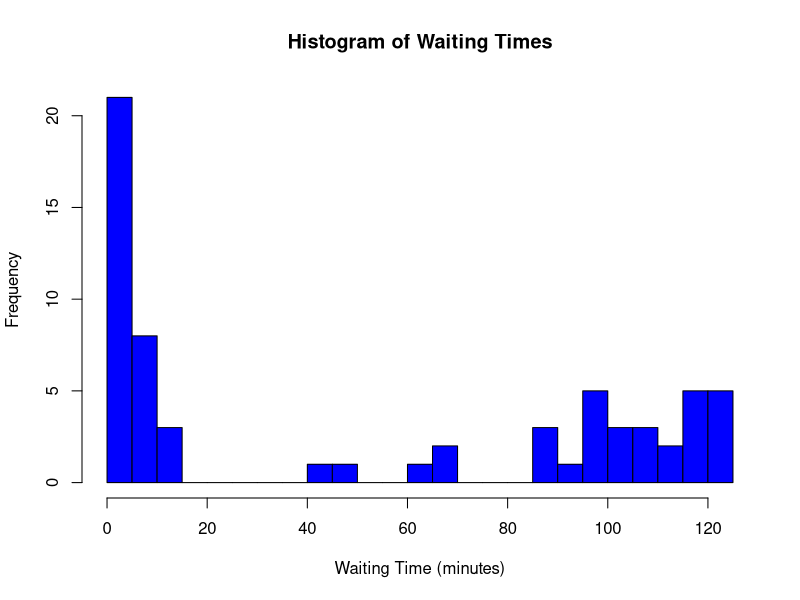
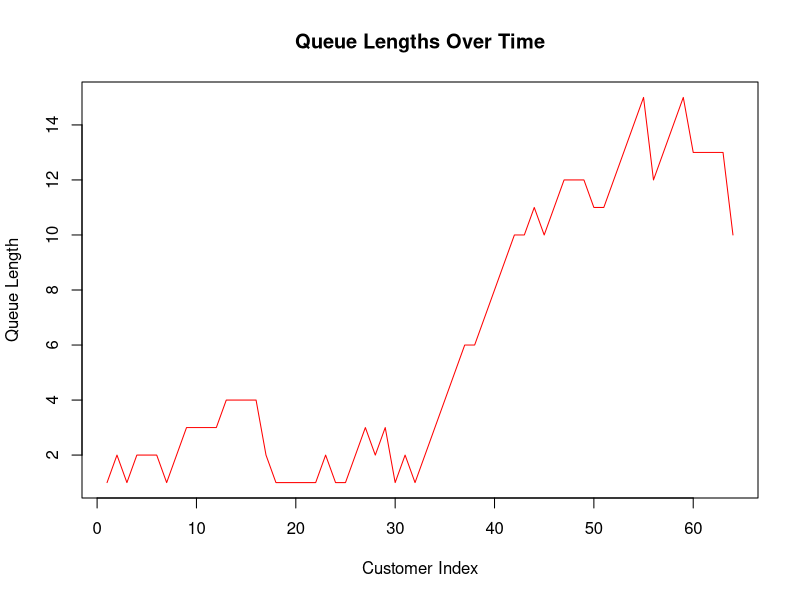
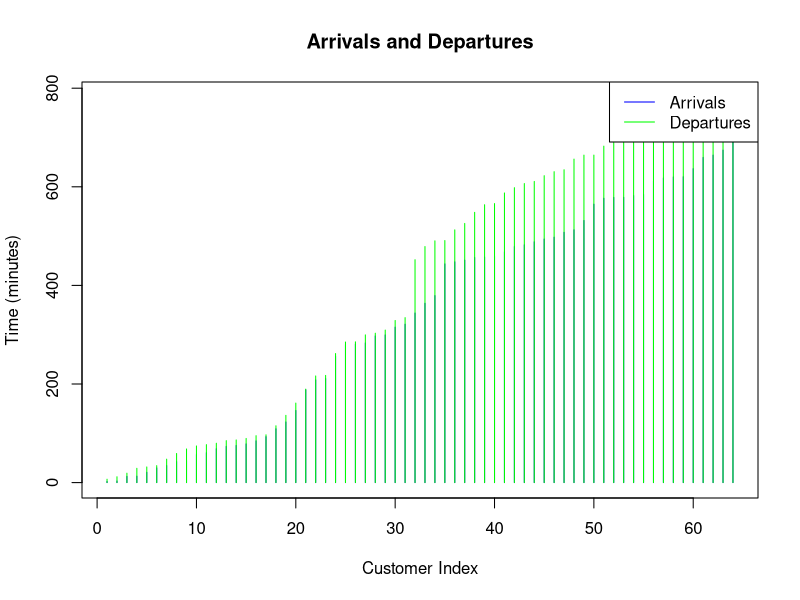

R code for these plots, in order:
## ---- chunk 1
# Function to generate customer arrival times dynamically
generate_arrival_times <- function(lambda_A, hours) {
  total_time <- hours * 60
  arrivals <- numeric(0)
  current_time <- 0
  while (current_time <= total_time) {
    current_time <- current_time + rexp(1, rate = lambda_A / 60)
    if (current_time <= total_time) {
      arrivals <- c(arrivals, current_time)
    }
  }
  arrivals
}

# Function to generate service times
generate_service_times <- function(num_customers, lambda_S) {
  rexp(num_customers, rate = lambda_S / 60)
}

# Function to simulate queue dynamics
simulate_queue <- function(arrivals, service_times) {
  num_customers <- length(arrivals)
  if (num_customers == 0) {
    stop("No customers arrived during the simulation period.")
  }
  
  departure_times <- numeric(num_customers)
  waiting_times <- numeric(num_customers)
  queue_lengths <- numeric(num_customers)
  down_time <- 0
  
  for (i in 1:num_customers) {
    if (i == 1 || arrivals[i] >= departure_times[i - 1]) {
      # No waiting
      waiting_times[i] <- 0
      departure_times[i] <- arrivals[i] + service_times[i]
      
      # Down-time calculation
      if (i > 1 && departure_times[i - 1] < arrivals[i]) {
      down_time <- down_time + (arrivals[i] - departure_times[i - 1])
    }
    } else {
      # Customer waits
      waiting_times[i] <- departure_times[i - 1] - arrivals[i]
      departure_times[i] <- departure_times[i - 1] + service_times[i]
    }
    
    # Queue length: count customers still waiting or being served
    queue_lengths[i] <- sum(arrivals <= arrivals[i] & departure_times > arrivals[i])
    
    # Debugging: Print intermediate states
    # cat(sprintf("Customer %d: Arrival = %.2f, Departure = %.2f, Waiting = %.2f, Queue = %d\n",
    #             i, arrivals[i], departure_times[i], waiting_times[i], queue_lengths[i]))
  }
  
  list(
    waiting_times = waiting_times,
    queue_lengths = queue_lengths,
    down_time = down_time,
    departure_times = departure_times
  )
}


# Function to calculate metrics with percentiles
calculate_metrics <- function(results) {
  list(
    avg_waiting_time = mean(results$waiting_times),
    max_waiting_time = max(results$waiting_times),
    p95_waiting_time = quantile(results$waiting_times, 0.95),
    avg_queue_length = mean(results$queue_lengths),
    max_queue_length = max(results$queue_lengths),
    p95_queue_length = quantile(results$queue_lengths, 0.95),
    total_down_time = results$down_time / 60 # Convert to hours
  )
}
## ---- chunk 2
# Parameters for Scenario 1
lambda_A <- 5  # Customer arrival rate (per hour)
lambda_S <- 6  # Service rate (per hour)
hours <- 12    # Operating hours (10 AM - 10 PM)

#Generate arrivals and service times
arrival_times <- generate_arrival_times(lambda_A, hours)
print("Arrival times (in minutes):")
print(arrival_times)
## ---- chunk 3
#Generate service times
service_times <- generate_service_times(length(arrival_times), lambda_S)
print("Service times (in minutes):")
print(service_times)
## ---- chunk 4
#Simulate queue dynamics
queue_results <- simulate_queue(arrival_times, service_times)
print("Queue simulation results:")
print(queue_results)
## ---- chunk 5
#Calculate metrics
metrics <- calculate_metrics(queue_results)
print("Metrics summary:")
print(metrics)
## ---- chunk 6
# Histogram of waiting times
hist(queue_results$waiting_times, breaks = 20, main = "Histogram of Waiting Times",
     xlab = "Waiting Time (minutes)", col = "blue")

# Time-series of queue lengths
plot(queue_results$queue_lengths, type = "l", col = "red", main = "Queue Lengths Over Time",
     xlab = "Customer Index", ylab = "Queue Length")

# Visualize arrivals vs. departures
departure_times <- queue_results$departure_times
plot(arrival_times, type = "h", col = "blue", ylim = c(0, max(departure_times)),
     main = "Arrivals and Departures", xlab = "Customer Index", ylab = "Time (minutes)")
points(departure_times, col = "green", type = "h")
legend("topright", legend = c("Arrivals", "Departures"), col = c("blue", "green"), lty = 1)
## ---- chunk 7
# Check total arrivals
cat("Total customers arrived:", length(arrival_times), "Expected:", 12 * 5, "\n")

# Check service times
cat("Average service time (minutes):", mean(service_times), "Expected:", 10, "\n")

# Check down-time
cat("Simulated total down-time (hours):", metrics$total_down_time, "Expected:", 12 * (1 - 5 / 6), "\n")

# Check average queue length
cat("Average queue length:", metrics$avg_queue_length, "Expected:", 5 / (6 - 5), "\n")

# Check average waiting time
cat("Average waiting time (minutes):", metrics$avg_waiting_time, "Expected:", 1 / (6 - 5), "\n")


